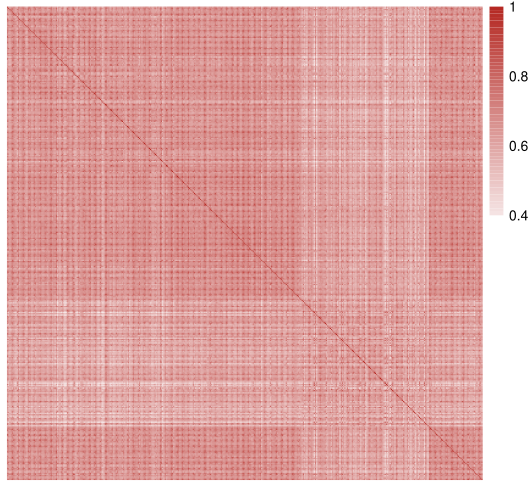

Source code (R):
rm(list=ls())
library(GGally)
library(reshape2)
library(dplyr)


rm(list =ls())

re = read.csv("eFig 1g.csv")
cor = reshape2::dcast(re, ID1~ID2, value.var = "cor")
library(pheatmap)
bk <- c(seq(0.4,1,by=0.01))
pheatmap(cor[,2:ncol(cor)],scale = "none",cluster_col = F,cluster_rows=F,
         color = c(colorRampPalette(colors = c("#F5E3E3","#B42620"))(length(bk))),
         legend_breaks=seq(0.4,1,0.2),
         breaks=bk,
         clustering_distance_rows = F,
         cluster_cols = F,
         show_colnames = F,
         show_rownames = F)
re1 = re[!(re$ID1==re$ID2),]
range(re1$cor, na.rm=T)
median(re1$cor, na.rm=T)
